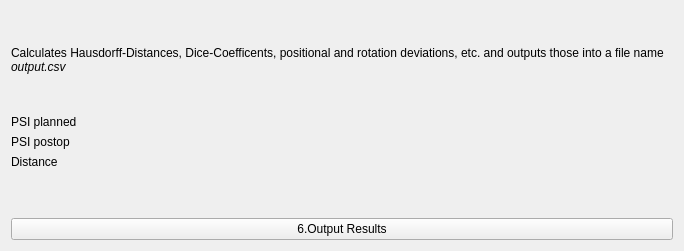
     <widget class="QWidget" name="pageOutputResults">
      <property name="geometry">
       <rect>
        <x>0</x>
        <y>0</y>
        <width>684</width>
        <height>251</height>
       </rect>
      </property>
      <attribute name="label">
       <string>6.Output Results</string>
      </attribute>
      <layout class="QVBoxLayout" name="verticalLayout_7">
       <item>
        <widget class="QLabel" name="label_5">
         <property name="text">
          <string>&lt;p&gt;Calculates Hausdorff-Distances, Dice-Coefficents, positional and rotation deviations, etc. and outputs those into a file name &lt;i&gt;output.csv&lt;/i&gt;&lt;/p&gt;</string>
         </property>
         <property name="wordWrap">
          <bool>true</bool>
         </property>
        </widget>
       </item>
       <item>
        <layout class="QFormLayout" name="formLayout_2">
         <item row="0" column="0">
          <widget class="QLabel" name="label_11">
           <property name="text">
            <string>PSI planned</string>
           </property>
          </widget>
         </item>
         <item row="0" column="1">
          <widget class="qMRMLNodeComboBox" name="psiPlannedModelSelectorOutput" native="true">
           <property name="toolTip">
            <string>Model Node of the planned PSI</string>
           </property>
           <property name="nodeTypes" stdset="0">
            <stringlist notr="true">
             <string>vtkMRMLModelNode</string>
            </stringlist>
           </property>
           <property name="showChildNodeTypes" stdset="0">
            <bool>false</bool>
           </property>
           <property name="addEnabled" stdset="0">
            <bool>false</bool>
           </property>
           <property name="removeEnabled" stdset="0">
            <bool>false</bool>
           </property>
           <property name="SlicerParameterName" stdset="0">
            <string>psiPlannedModel</string>
           </property>
          </widget>
         </item>
         <item row="1" column="0">
          <widget class="QLabel" name="label_12">
           <property name="text">
            <string>PSI postop</string>
           </property>
          </widget>
         </item>
         <item row="1" column="1">
          <widget class="qMRMLNodeComboBox" name="psiPostopModelSelectorOutput" native="true">
           <property name="toolTip">
            <string>Model Node of the postoperative PSI</string>
           </property>
           <property name="nodeTypes" stdset="0">
            <stringlist notr="true">
             <string>vtkMRMLModelNode</string>
            </stringlist>
           </property>
           <property name="showChildNodeTypes" stdset="0">
            <bool>false</bool>
           </property>
           <property name="addEnabled" stdset="0">
            <bool>false</bool>
           </property>
           <property name="removeEnabled" stdset="0">
            <bool>false</bool>
           </property>
           <property name="SlicerParameterName" stdset="0">
            <string>psiPostopModel</string>
           </property>
          </widget>
         </item>
         <item row="2" column="0">
          <widget class="QLabel" name="label_13">
           <property name="text">
            <string>Distance</string>
           </property>
          </widget>
         </item>
         <item row="2" column="1">
          <widget class="qMRMLNodeComboBox" name="psiDistanceModelSelectorOutput" native="true">
           <property name="toolTip">
            <string>Model Node of the comparative distance between planned and postop position</string>
           </property>
           <property name="nodeTypes" stdset="0">
            <stringlist notr="true">
             <string>vtkMRMLModelNode</string>
            </stringlist>
           </property>
           <property name="showChildNodeTypes" stdset="0">
            <bool>false</bool>
           </property>
           <property name="addEnabled" stdset="0">
            <bool>false</bool>
           </property>
           <property name="removeEnabled" stdset="0">
            <bool>false</bool>
           </property>
           <property name="SlicerParameterName" stdset="0">
            <string>psiDistanceModel</string>
           </property>
          </widget>
         </item>
        </layout>
       </item>
       <item>
        <widget class="QPushButton" name="printPSIResultsButton">
         <property name="text">
          <string>6.Output Results</string>
         </property>
        </widget>
       </item>
      </layout>
     </widget>
